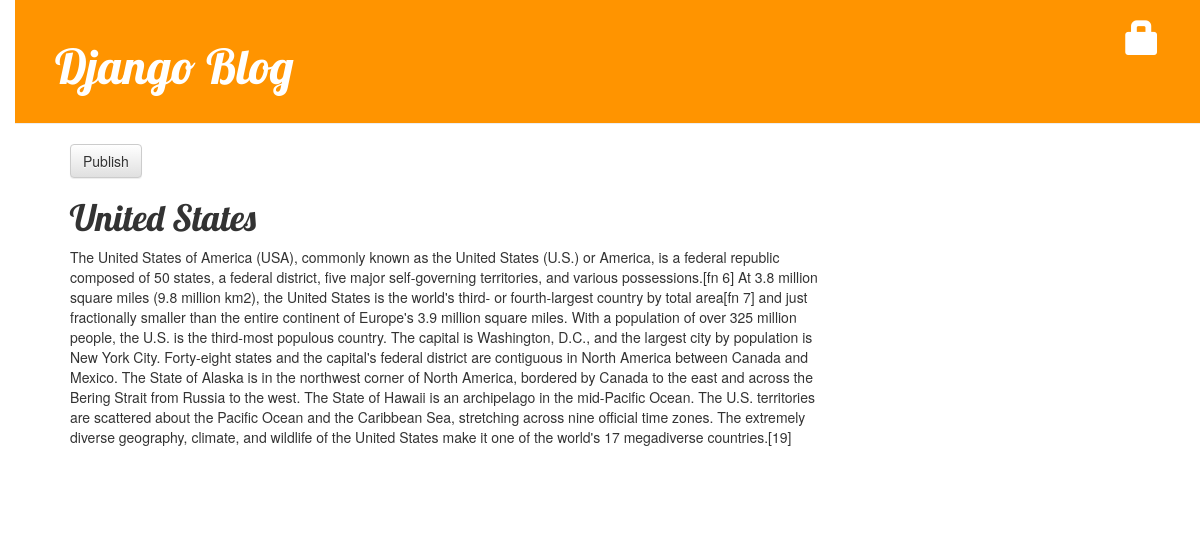
Page /post/4/ on the earlier database version.
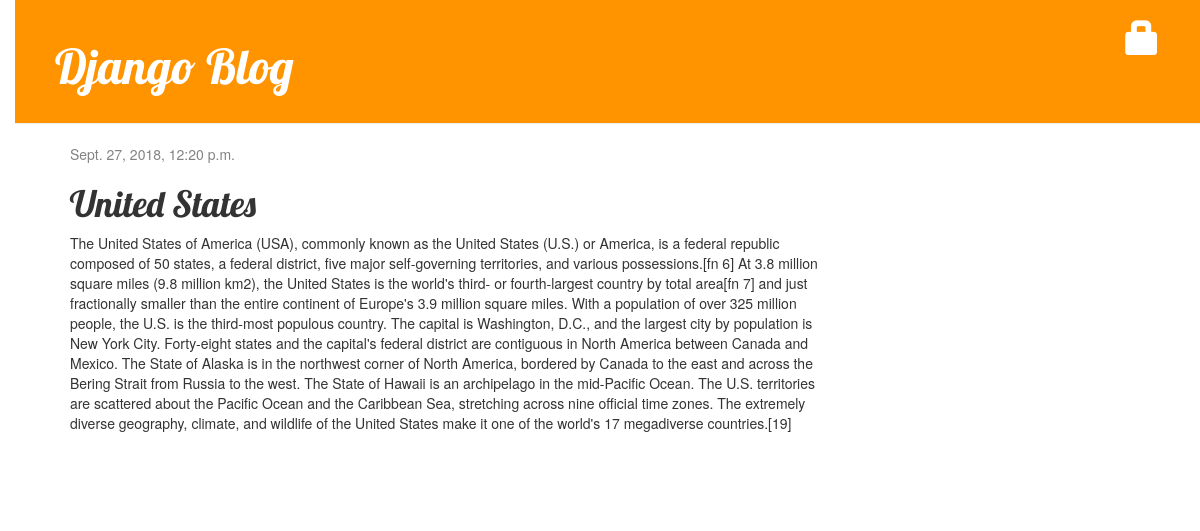
Same page on the later database version.
### blog/models.py (models this page shows, shortened)
class Post(models.Model):
    author = models.ForeignKey('auth.User', on_delete=models.CASCADE)
    title = models.CharField(max_length=200)
    text = models.TextField()
    created_date = models.DateTimeField(default=timezone.now)
    published_date = models.DateTimeField(blank=True, null=True)

### blog/views.py (the view)
# urls.py: path('post/<int:pk>/', views.post_detail, name='post_detail'),
def post_detail(request, pk):
    post = get_object_or_404(Post, pk=pk)
    return render(request, 'blog/post_detail.html', {'post': post})

### blog/templates/blog/post_detail.html (shortened to what this page needs)
{% extends 'blog/base.html' %}
{% block content %}
    <div class="post">
        {% if post.published_date %}
            <div class="date">
                {{ post.published_date }}
            </div>
        {% else %}
            <a class="btn btn-default" href="{% url 'post_publish' pk=post.pk %}">Publish</a>
        {% endif %}
    <h1>{{ post.title }}</h1>
    <p>{{ post.text|linebreaksbr }}</p>
    </div>
{% endblock %}

Differences in the rows shown:
changed Post "United States": published_date (not shown) → "Sept. 27, 2018, 12:20 p.m."
Other differences:
text no longer shown: "Publish"
